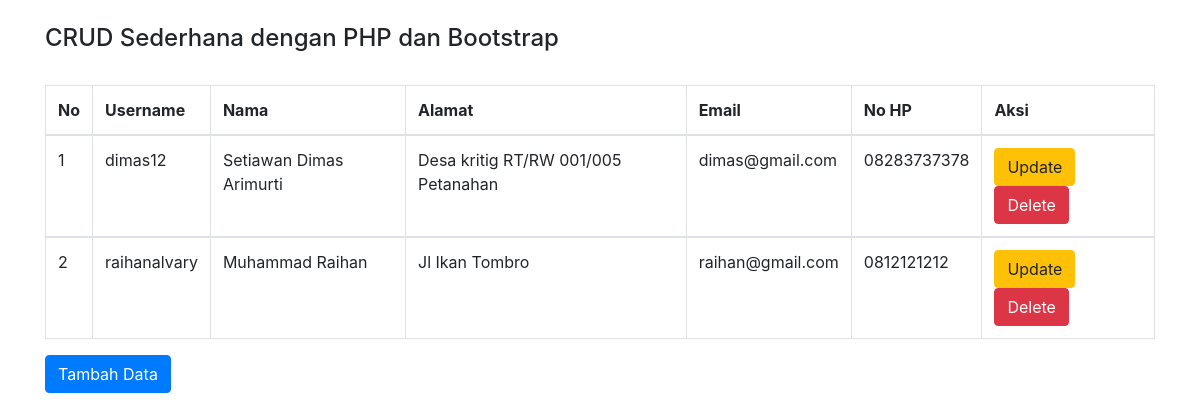
The page / on the database its author committed.
### tables this page shows
CREATE TABLE `tb_crud` (
  `id_anggota` int(11) NOT NULL,
  `username` varchar(50) DEFAULT NULL,
  `nama` varchar(50) DEFAULT NULL,
  `alamat` varchar(50) DEFAULT NULL,
  `email` varchar(30) DEFAULT NULL,
  `no_hp` char(13) DEFAULT NULL
);

### index.php (the view, shortened to what this page needs)
<!DOCTYPE html>
<html>
<head>
    <link rel="stylesheet" href="bootstrap/css/bootstrap.min.css">
</head>
<body>
<div class="container">
    <br>
    <h4>CRUD Sederhana dengan PHP dan Bootstrap</h4>
    <table class="table table-bordered table-hover">
        <br>
        <thead>
        <tr>
            <th>No</th>
            <th>Username</th>
            <th>Nama</th>
            <th>Alamat</th>
            <th>Email</th>
            <th>No HP</th>
            <th colspan='2'>Aksi</th>
        </tr>
        </thead>
        <?php
        include "koneksi.php";
        $sql="select * from tb_crud order by id_anggota desc";
        $hasil=mysqli_query($kon,$sql);
        $no=0;
        while ($data = mysqli_fetch_array($hasil)) {
            $no++;
            ?>
            <tbody>
            <tr>
                <td><?php echo $no;?></td>
                <td><?php echo $data["username"]; ?></td>
                <td><?php echo $data["nama"];   ?></td>
                <td><?php echo $data["alamat"];   ?></td>
                <td><?php echo $data["email"];   ?></td>
                <td><?php echo $data["no_hp"];   ?></td>
                <td>
                    <a href="update.php?id_anggota=<?php echo htmlspecialchars($data['id_anggota']); ?>" class="btn btn-warning" role="button">Update</a>
                    <a href="<?php echo htmlspecialchars($_SERVER["PHP_SELF"]);?>?id_anggota=<?php echo $data['id_anggota']; ?>" class="btn btn-danger" role="button">Delete</a>
                </td>
            </tr>
            </tbody>
            <?php
        }
        ?>
    </table>
    <a href="create.php" class="btn btn-primary" role="button">Tambah Data</a>
</div>
</body>
</html>

### rows shown on the page
tb_crud: username "dimas12", nama "Setiawan Dimas Arimurti", alamat "Desa kritig RT/RW 001/005 Petanahan", email "dimas@gmail.com", no_hp "08283737378"
tb_crud: username "raihanalvary", nama "Muhammad Raihan", alamat "Jl Ikan Tombro", email "raihan@gmail.com", no_hp "0812121212"
